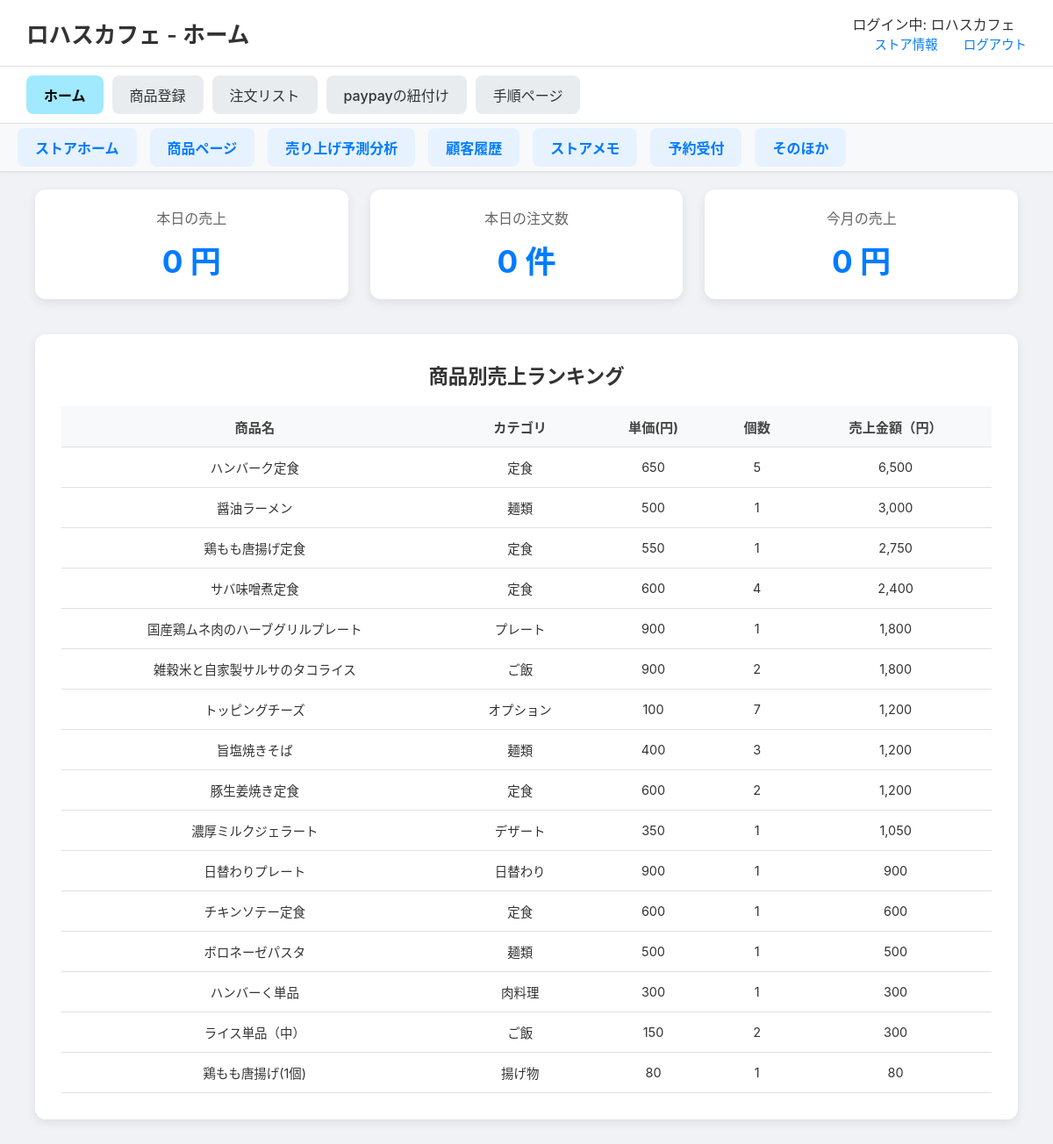
The page /stores/store_home (signed in) on the database its author committed.
### tables this page shows
CREATE TABLE menus (
    menu_id INTEGER PRIMARY KEY AUTOINCREMENT,
    store_id INTEGER, -- NOT NULL制約を削除し、NULLを許容
    menu_name TEXT NOT NULL,
    category TEXT NOT NULL,
    price INTEGER NOT NULL,
    soldout INTEGER NOT NULL DEFAULT 0,
    FOREIGN KEY (store_id) REFERENCES store(store_id)
);

### routes/stores_detail/stores_detail.py (the view)
@stores_detail_bp.route('/store_home')
def store_home():
    if 'store_id' not in session:
        flash("ログインしてください")
        return redirect(url_for('store.store_login'))
    store_id = session['store_id']
    store_name = session.get('store_name', 'ゲスト')
    conn = get_db_connection()
    cursor = conn.cursor()
    cursor.execute("""
        SELECT m.menu_name, m.category, oi.price_at_order, quantity,
               SUM(oi.quantity * oi.price_at_order) AS total_sales
        FROM order_items oi
        JOIN orders o ON oi.order_id = o.order_id
        JOIN menus m ON oi.menu_id = m.menu_id
        WHERE o.store_id = ? AND o.status != 'canceled'
        GROUP BY m.menu_name, m.category
        ORDER BY total_sales DESC
    """, (store_id,))
    product_sales = cursor.fetchall()
    today_str = date.today().isoformat()
    cursor.execute("""
        SELECT COALESCE(SUM(total_amount), 0) AS daily_sales,
               COUNT(*) AS daily_orders
        FROM orders
        WHERE store_id = ? AND DATE(datetime) = ? AND status != 'canceled'
    """, (store_id, today_str))
    today_stats = cursor.fetchone()
    daily_sales = today_stats['daily_sales']
    daily_orders = today_stats['daily_orders']
    first_day_of_month = date.today().replace(day=1).isoformat()
    cursor.execute("""
        SELECT COALESCE(SUM(total_amount), 0) AS monthly_sales
        FROM orders
        WHERE store_id = ? AND DATE(datetime) >= ? AND status != 'canceled'
    """, (store_id, first_day_of_month))
    monthly_sales = cursor.fetchone()['monthly_sales']
    conn.close()
    return render_template(
        'stores_detail/store_home.html',
        store_name=store_name,
        product_sales=product_sales,
        daily_sales=f"{daily_sales:,}",
        daily_orders=f"{daily_orders:,}",
        monthly_sales=f"{monthly_sales:,}"
    )

### routes/stores_detail/stores_detail.py (called while the page is built)
def get_db_connection():
    db_path = os.path.join(os.path.dirname(__file__), '..', '..', 'app.db')
    conn = sqlite3.connect(db_path)
    conn.row_factory = sqlite3.Row  # 行を辞書形式で取得
    return conn

### templates/stores_detail/store_home.html (shortened to what this page needs)
<!DOCTYPE html>
<html lang="ja">
<head>
    <link rel="stylesheet" href="{{ url_for('static', filename='css/stores_detail.css') }}">
</head>
<body>
        <header class="site-header">
            <h1>{{ store_name }} - ホーム</h1>
            <div class="header-links">
                <div class="store-name">ログイン中: {{ store_name if store_name else 'ゲスト' }}</div>
                <a href="{{ url_for('stores_detail.store_info') }}">ストア情報</a>
                <a href="{{ url_for('general.explamation') }}">ログアウト</a>
            </div>
        </header>
    <nav class="main-nav">
        <ul>
            <li><a href="{{ url_for('stores_detail.store_home') }}" class="active">ホーム</a></li>
            <li><a href="{{ url_for('stores_detail.menu_registration') }}">商品登録</a></li>
            <li><a href="{{ url_for('stores_detail.order_list') }}">注文リスト</a></li>
            <li><a href="{{ url_for('stores_detail.paypay_linking') }}">paypayの紐付け</a></li>
            <li><a href="{{ url_for('stores_detail.procedure') }}">手順ページ</a></li>
        </ul>
    </nav>
    <div class="sub-navigation">
        <a href="{{ url_for('stores_detail.store_home') }}" class="shortcut-link">ストアホーム</a>
        <a href="{{ url_for('stores_home_relation.store_home_menu') }}" class="shortcut-link">商品ページ</a>
        <a href="{{ url_for('stores_home_relation.store_analysis') }}" class="shortcut-link">売り上げ予測分析</a>
        <a href="{{ url_for('stores_home_relation.store_customer_history') }}" class="shortcut-link">顧客履歴</a>
        <a href="{{ url_for('stores_home_relation.store_memo') }}" class="shortcut-link">ストアメモ</a>
        <a href="{{ url_for('stores_home_relation.store_reservation') }}" class="shortcut-link">予約受付</a>
        <a href="{{ url_for('stores_home_relation.store_other') }}" class="shortcut-link">そのほか</a>
    </div>
    <main class="main-content">
        <div class="stats-container">
            <div class="stat-box">
                <p>本日の売上</p>
                <h2>{{ daily_sales }} 円</h2>
            </div>
            <div class="stat-box">
                <p>本日の注文数</p>
                <h2>{{ daily_orders }} 件</h2>
            </div>
            <div class="stat-box">
                <p>今月の売上</p>
                <h2>{{ monthly_sales }} 円</h2>
            </div>
        </div>
        <div class="chart-container">
            <h3>商品別売上ランキング</h3>
            <table>
                <thead>
                    <tr>
                        <th>商品名</th>
                        <th>カテゴリ</th>
                        <th>単価(円)</th>
                        <th>個数</th>
                        <th>売上金額（円）</th>
                    </tr>
                </thead>
                <tbody>
                    {% for row in product_sales %}
                    <tr>
                        <td>{{ row['menu_name'] }}</td>
                        <td>{{ row['category'] }}</td>
                        <td>{{ row['price_at_order']}}</td>
                        <td>{{ row['quantity']}}</td>
                        <td>{{ "{:,}".format(row['total_sales']) }}</td>
                    </tr>
                    {% endfor %}
                </tbody>
            </table>
        </div>
    </main>
</body>
</html>

### static/css/stores_detail.css (style rules this page uses)
body { font-family: -apple-system, BlinkMacSystemFont, "Segoe UI", Roboto, "Hiragino Sans", "Noto Sans CJK JP", "Yu Gothic", sans-serif; margin: 0; background-color: #f0f2f5; color: #333; }
.site-header { display: flex; justify-content: space-between; align-items: center; padding: 15px 30px; background-color: #ffffff; border-bottom: 1px solid #e0e0e0; }
.site-header h1 { font-size: 1.6em; margin: 0; font-weight: 600; }
.header-links a { margin-left: 25px; text-decoration: none; color: #007bff; font-size: 0.9em; font-weight: 500; }
.main-nav { background-color: #ffffff; padding: 10px 30px; border-bottom: 1px solid #e0e0e0; box-shadow: 0 2px 4px rgba(0,0,0,0.05); }
.main-nav ul { display: flex; list-style: none; margin: 0; padding: 0; gap: 10px; }
.main-nav a { display: block; padding: 10px 20px; text-decoration: none; color: #333; background-color: #e9ecef; border-radius: 8px; font-weight: 500; transition: background-color 0.2s; }
.main-nav a.active { background-color: #a0e9ff; color: #000; font-weight: bold; }
.main-content { padding: 20px 40px 40px 40px; }
.stats-container { display: flex; gap: 25px; margin-bottom: 40px; }
.stat-box { flex: 1; background-color: #ffffff; padding: 20px; border-radius: 12px; box-shadow: 0 4px 12px rgba(0,0,0,0.08); text-align: center; }
.stat-box p { margin: 0 0 10px 0; font-size: 1em; font-weight: 500; color: #666; }
.stat-box h2 { margin: 0; font-size: 2.2em; color: #007bff; }
.chart-container { background-color: #ffffff; padding: 30px; border-radius: 12px; box-shadow: 0 4px 12px rgba(0,0,0,0.08); }
.chart-container h3 { margin-top: 0; margin-bottom: 20px; text-align: center; font-size: 1.4em; }
.sub-navigation { display: flex; justify-content: flex-start; gap: 15px; background-color: #f8f9fa; padding: 5px 20px; border-bottom: 1px solid #ddd; box-shadow: 0 2px 4px rgba(0,0,0,0.04); position: sticky; top: 0; z-index: 1000; }
.shortcut-link { text-decoration: none; color: #007bff; font-weight: bold; font-size: 1em; background-color: #e6f2ff; padding: 10px 20px; border-radius: 8px; transition: background-color 0.2s; }
.chart-container table { width: 100%; border-collapse: collapse; margin-top: 20px; font-size: 0.95em; color: #333; }
.chart-container th, .chart-container td { padding: 12px 15px; text-align: center; border-bottom: 1px solid #e0e0e0; }
.chart-container th { background-color: #f8f9fa; font-weight: bold; color: #444; }
.chart-container tbody td { font-size: 0.95em; }

### rows shown on the page
menus: menu_name "ハンバーク定食", category "定食", price_at_order "650", quantity "5", total_sales "6,500"
menus: menu_name "醤油ラーメン", category "麺類", price_at_order "500", quantity "1", total_sales "3,000"
menus: menu_name "鶏もも唐揚げ定食", category "定食", price_at_order "550", quantity "1", total_sales "2,750"
menus: menu_name "サバ味噌煮定食", category "定食", price_at_order "600", quantity "4", total_sales "2,400"
menus: menu_name "国産鶏ムネ肉のハーブグリルプレート", category "プレート", price_at_order "900", quantity "1", total_sales "1,800"
menus: menu_name "雑穀米と自家製サルサのタコライス", category "ご飯", price_at_order "900", quantity "2", total_sales "1,800"
menus: menu_name "トッピングチーズ", category "オプション", price_at_order "100", quantity "7", total_sales "1,200"
menus: menu_name "旨塩焼きそば", category "麺類", price_at_order "400", quantity "3", total_sales "1,200"
menus: menu_name "豚生姜焼き定食", category "定食", price_at_order "600", quantity "2", total_sales "1,200"
menus: menu_name "濃厚ミルクジェラート", category "デザート", price_at_order "350", quantity "1", total_sales "1,050"
menus: menu_name "日替わりプレート", category "日替わり", price_at_order "900", quantity "1", total_sales "900"
menus: menu_name "チキンソテー定食", category "定食", price_at_order "600", quantity "1", total_sales "600"
menus: menu_name "ボロネーゼパスタ", category "麺類", price_at_order "500", quantity "1", total_sales "500"
menus: menu_name "ハンバーく単品", category "肉料理", price_at_order "300", quantity "1", total_sales "300"
menus: menu_name "ライス単品（中）", category "ご飯", price_at_order "150", quantity "2", total_sales "300"
menus: menu_name "鶏もも唐揚げ(1個)", category "揚げ物", price_at_order "80", quantity "1", total_sales "80"

### other values the page prints
{{ store_name }} "ロハスカフェ"
{{ store_name if store_name else 'ゲスト' }} "ロハスカフェ"
{{ daily_sales }} "0"
{{ daily_orders }} "0"
{{ monthly_sales }} "0"
